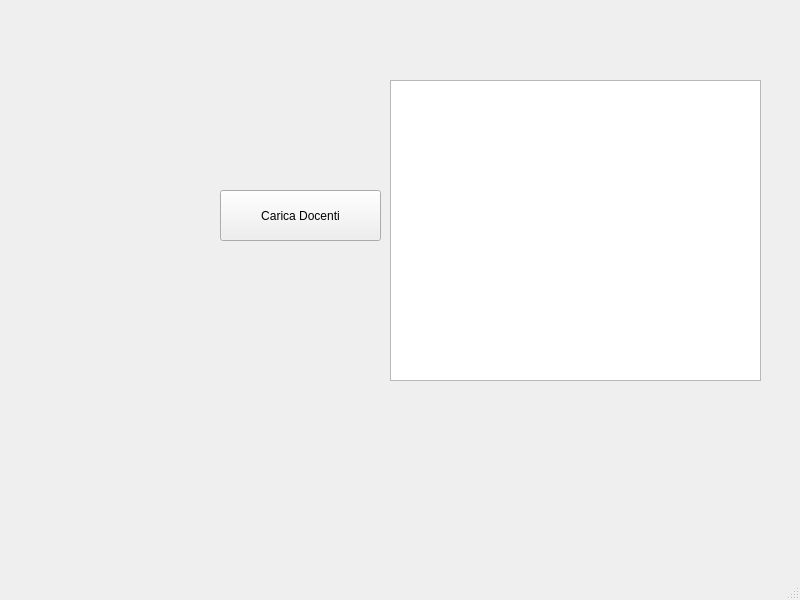
<?xml version="1.0" encoding="UTF-8"?>
<ui version="4.0">
 <class>mainWindow</class>
 <widget class="QMainWindow" name="mainWindow">
  <property name="geometry">
   <rect>
    <x>0</x>
    <y>0</y>
    <width>800</width>
    <height>600</height>
   </rect>
  </property>
  <property name="windowTitle">
   <string>MainWindow</string>
  </property>
  <widget class="QWidget" name="centralwidget">
   <widget class="QTableWidget" name="tabella">
    <property name="geometry">
     <rect>
      <x>390</x>
      <y>80</y>
      <width>371</width>
      <height>301</height>
     </rect>
    </property>
   </widget>
   <widget class="QPushButton" name="pushButton">
    <property name="geometry">
     <rect>
      <x>220</x>
      <y>190</y>
      <width>161</width>
      <height>51</height>
     </rect>
    </property>
    <property name="text">
     <string>Carica Docenti</string>
    </property>
   </widget>
  </widget>
  <widget class="QMenuBar" name="menubar">
   <property name="geometry">
    <rect>
     <x>0</x>
     <y>0</y>
     <width>800</width>
     <height>22</height>
    </rect>
   </property>
  </widget>
  <widget class="QStatusBar" name="statusbar"/>
  <action name="actionNuovo_Docente">
   <property name="text">
    <string>Nuovo Docente</string>
   </property>
  </action>
 </widget>
 <resources/>
 <connections/>
</ui>
